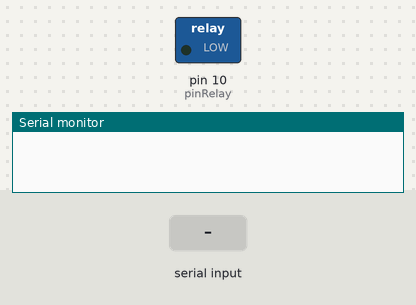
Simulated run of this sketch. Board: Arduino Uno, built with avr-gcc and run on an emulated ATmega328P. Shown: switched loads named in the sketch (green lamp = pin HIGH), the last lines printed to the serial monitor. The inputs (shaded band) are chosen by the test bench.

Above: at 1.2 s.
1.3 s: "1." received over Serial
At 2.2 s:
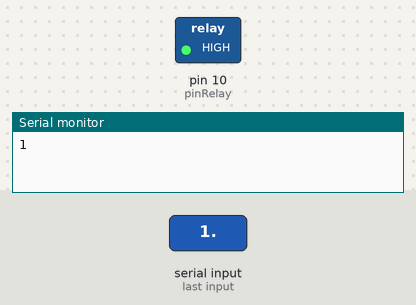
2.8 s: "0." received over Serial
At 3.4 s:
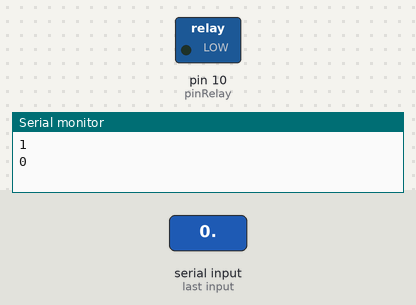
Timing chart, 0 to 5.8 s (numbered marks = the images above; inputs shaded):
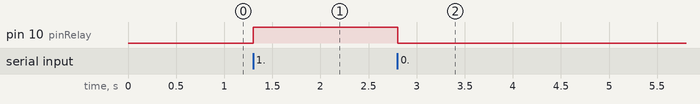

The sketch:

ej12.ino
```cpp
#define pinRelay 10
String valor;

void setup() {
  Serial.begin (9600);
  pinMode(pinRelay, OUTPUT);
}

void loop()
{

  if (Serial.available() > 0){
    valor = Serial.readStringUntil('.');
    Serial.println(valor);
  }

  if (valor == "1") {
    digitalWrite(pinRelay, HIGH);
  } else if (valor == "0") {
    digitalWrite(pinRelay, LOW);
  }
}
```

Measured:
- after the input at 1.3 s, pin 10 (pinRelay): LOW → HIGH at once
- after the input at 2.8 s, pin 10 (pinRelay): HIGH → LOW at once
